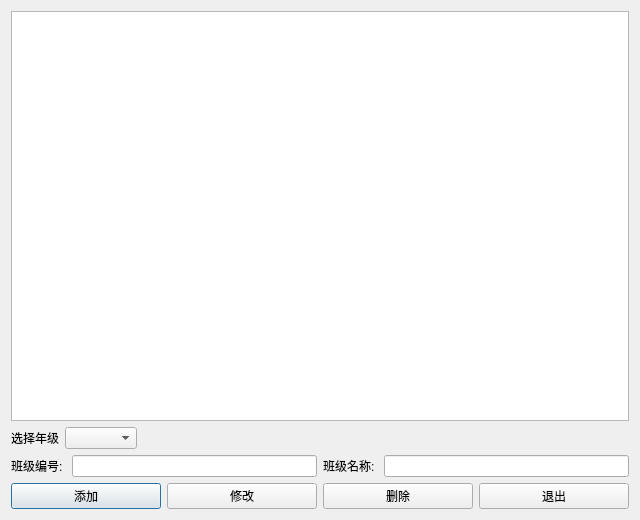
<?xml version="1.0" encoding="UTF-8"?>
<ui version="4.0">
 <class>SetClass</class>
 <widget class="QDialog" name="SetClass">
  <property name="geometry">
   <rect>
    <x>0</x>
    <y>0</y>
    <width>640</width>
    <height>520</height>
   </rect>
  </property>
  <property name="windowTitle">
   <string>班级设置</string>
  </property>
  <layout class="QVBoxLayout" name="verticalLayout">
   <item>
    <widget class="QTableView" name="tableView"/>
   </item>
   <item>
    <layout class="QGridLayout" name="gridLayout_3">
     <item row="0" column="2">
      <spacer name="horizontalSpacer">
       <property name="orientation">
        <enum>Qt::Horizontal</enum>
       </property>
       <property name="sizeHint" stdset="0">
        <size>
         <width>40</width>
         <height>20</height>
        </size>
       </property>
      </spacer>
     </item>
     <item row="0" column="0">
      <widget class="QLabel" name="label_3">
       <property name="text">
        <string>选择年级</string>
       </property>
      </widget>
     </item>
     <item row="0" column="1">
      <widget class="QComboBox" name="comboBox_grade"/>
     </item>
    </layout>
   </item>
   <item>
    <layout class="QGridLayout" name="gridLayout_2">
     <item row="0" column="0">
      <widget class="QLabel" name="label">
       <property name="text">
        <string>班级编号: </string>
       </property>
      </widget>
     </item>
     <item row="0" column="1">
      <widget class="QLineEdit" name="lineEdit_classID"/>
     </item>
     <item row="0" column="2">
      <widget class="QLabel" name="label_2">
       <property name="text">
        <string>班级名称: </string>
       </property>
      </widget>
     </item>
     <item row="0" column="3">
      <widget class="QLineEdit" name="lineEdit_className"/>
     </item>
    </layout>
   </item>
   <item>
    <layout class="QGridLayout" name="gridLayout">
     <item row="0" column="0">
      <widget class="QPushButton" name="pushButton_append">
       <property name="styleSheet">
        <string notr="true"/>
       </property>
       <property name="text">
        <string>添加</string>
       </property>
      </widget>
     </item>
     <item row="0" column="1">
      <widget class="QPushButton" name="pushButton_update">
       <property name="text">
        <string>修改</string>
       </property>
      </widget>
     </item>
     <item row="0" column="2">
      <widget class="QPushButton" name="pushButton_delete">
       <property name="text">
        <string>删除</string>
       </property>
      </widget>
     </item>
     <item row="0" column="3">
      <widget class="QPushButton" name="pushButton_close">
       <property name="text">
        <string>退出</string>
       </property>
      </widget>
     </item>
    </layout>
   </item>
  </layout>
 </widget>
 <resources/>
 <connections>
  <connection>
   <sender>pushButton_close</sender>
   <signal>clicked()</signal>
   <receiver>SetClass</receiver>
   <slot>close()</slot>
   <hints>
    <hint type="sourcelabel">
     <x>553</x>
     <y>493</y>
    </hint>
    <hint type="destinationlabel">
     <x>319</x>
     <y>259</y>
    </hint>
   </hints>
  </connection>
 </connections>
</ui>
